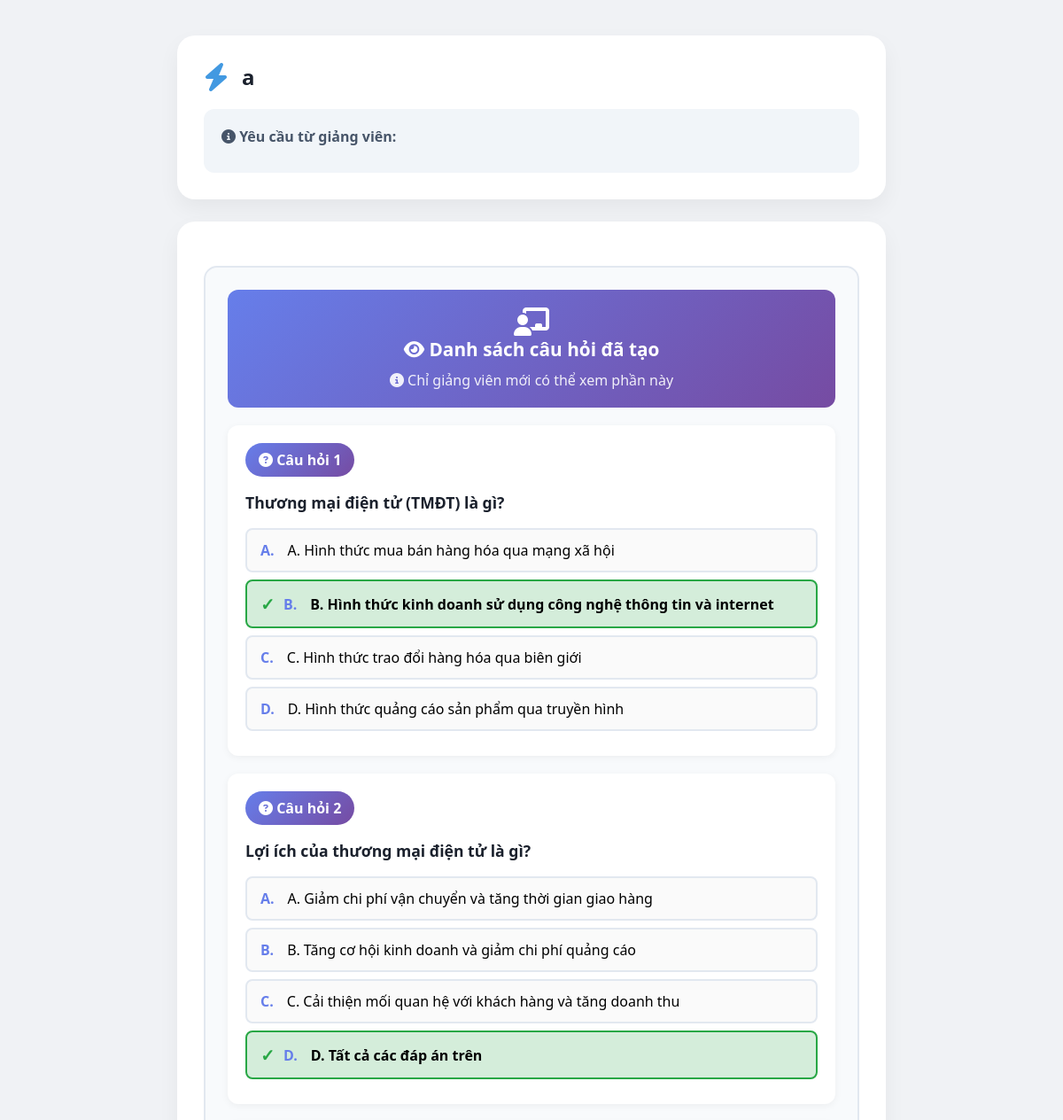
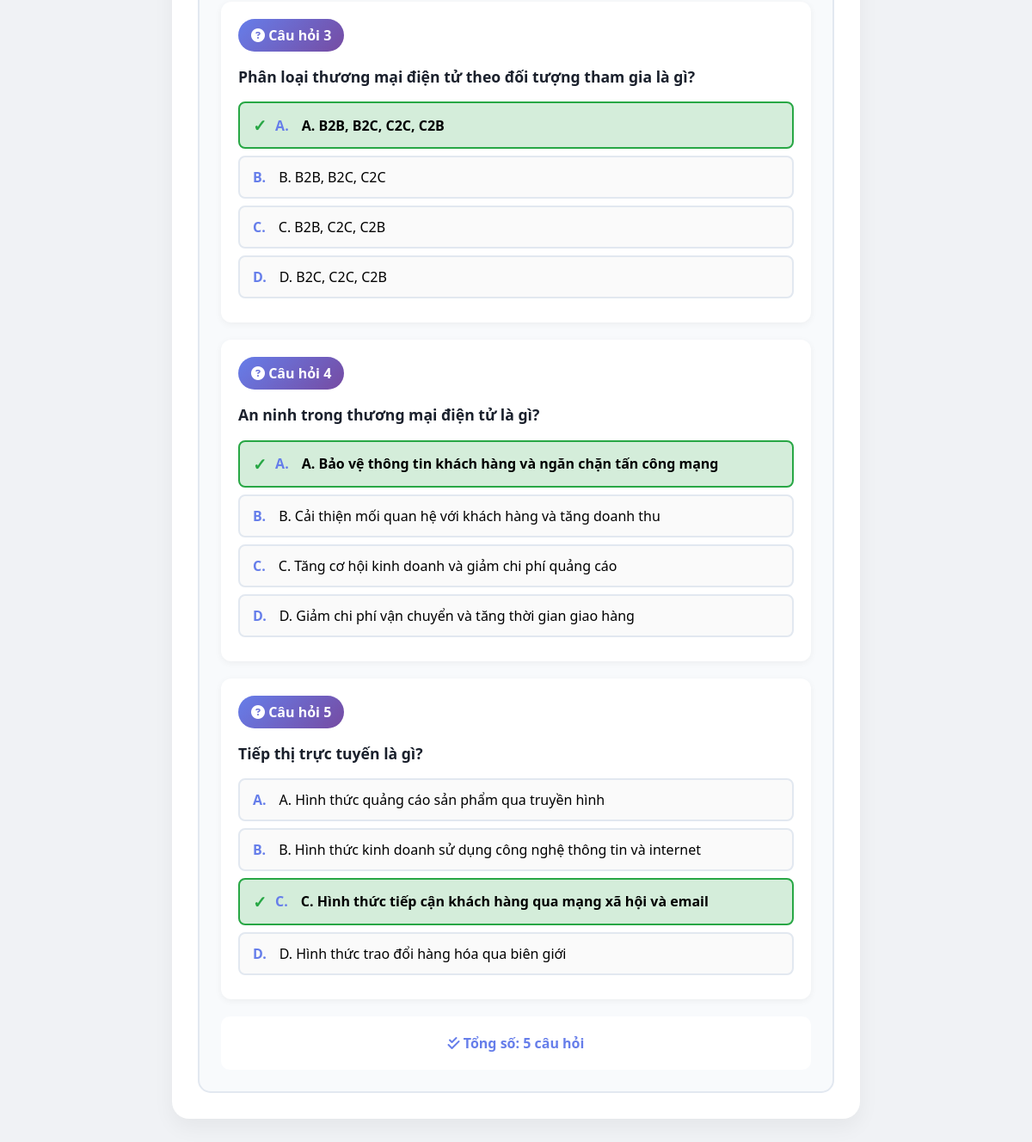
The page /modules/assignment/view_assignment_detail.php?id=26 (signed in) on the database its author committed (2 pictures, top to bottom).
### tables this page shows
CREATE TABLE `assignments` (
  `id` int(11) NOT NULL,
  `class_id` int(11) DEFAULT NULL,
  `title` varchar(255) NOT NULL,
  `content` text DEFAULT NULL,
  `type` varchar(50) DEFAULT 'quiz',
  `difficulty` enum('easy','medium','hard') DEFAULT 'medium',
  `file_url` varchar(255) DEFAULT NULL,
  `test_type` enum('quiz','essay') DEFAULT 'quiz',
  `due_date` datetime DEFAULT NULL,
  `created_at` timestamp NOT NULL DEFAULT current_timestamp(),
  `duration` int(11) DEFAULT NULL COMMENT 'Thời gian làm bài (phút)',
  `deadline` datetime DEFAULT NULL COMMENT 'Thời hạn nộp bài'
);

CREATE TABLE `quiz_questions` (
  `id` int(11) NOT NULL,
  `assignment_id` int(11) NOT NULL,
  `question_text` text NOT NULL,
  `options` longtext NOT NULL CHECK (json_valid(`options`)),
  `correct_option` int(11) NOT NULL,
  `created_at` timestamp NOT NULL DEFAULT current_timestamp()
);

### modules/assignment/view_assignment_detail.php (the view, shortened to what this page needs)
<?php
require_once __DIR__ . '/../../config/db_config.php';
mysqli_set_charset($conn, "utf8mb4");
$id_asm = isset($_GET['id']) ? intval($_GET['id']) : 0;
$sql = "SELECT a.title, a.content, a.file_url, a.type, a.duration, a.deadline, a.class_id, c.owner_id
        FROM assignments a
        JOIN classes c ON a.class_id = c.id
        WHERE a.id = $id_asm";
$res = mysqli_query($conn, $sql);
$assignment = mysqli_fetch_assoc($res);
$title    = $assignment['title'];
$type     = $assignment['type'];
$owner_id = $assignment['owner_id'];
$is_admin = (isset($_SESSION['role']) && $_SESSION['role'] == 'admin');
$is_owner = (isset($_SESSION['user_id']) && $_SESSION['user_id'] == $owner_id);
$quiz_questions = [];
if (($is_admin || $is_owner) && $type == 'quiz') {
    $sql_questions = "SELECT id, question_text, options, correct_option FROM quiz_questions WHERE assignment_id = $id_asm ORDER BY id";
    $res_questions = mysqli_query($conn, $sql_questions);
    while ($row = mysqli_fetch_assoc($res_questions)) {
        $quiz_questions[] = $row;
    }
}
?>
<!DOCTYPE html>
<html lang="vi">
<head>
    <link rel="stylesheet" href="https://cdnjs.cloudflare.com/ajax/libs/font-awesome/6.4.0/css/all.min.css">
    <link rel="stylesheet" href="/E_learning/assets/css/style.css?v=<?php echo filemtime(__DIR__ . '/../../assets/css/style.css'); ?>">
</head>
<body class="assignment-detail-page">
    <div class="container">
        <div class="card">
            <div class="assignment-header">
                <i class="fas fa-bolt fa-2x" style="color: #4299e1;"></i>
                <h2><?php echo htmlspecialchars($title); ?></h2>
            </div>
            <div style="background: #f1f5f9; padding: 20px; border-radius: 12px;">
                <p style="font-weight: 600; color: #475569;"><i class="fas fa-info-circle"></i> Yêu cầu từ giảng viên:</p>
            </div>
        </div>
        <div class="card">
            <?php if ($type == 'quiz'): ?>
                <?php if ($is_admin || $is_owner): ?>
                    <div class="teacher-review-zone">
                        <div class="review-header">
                            <i class="fas fa-chalkboard-teacher fa-2x"></i>
                            <h3><i class="fas fa-eye"></i> Danh sách câu hỏi đã tạo</h3>
                            <p><i class="fas fa-info-circle"></i> Chỉ giảng viên mới có thể xem phần này</p>
                        </div>
                        <?php if (count($quiz_questions) > 0): ?>
                            <?php
                            $question_number = 1;
                            foreach ($quiz_questions as $q):
                                $options = json_decode($q['options'], true);
                                $correct_index = $q['correct_option'];
                            ?>
                                <div class="question-review-item">
                                    <span class="question-number">
                                        <i class="fas fa-question-circle"></i> Câu hỏi <?php echo $question_number++; ?>
                                    </span>
                                    <div class="question-text">
                                        <?php echo nl2br(htmlspecialchars($q['question_text'])); ?>
                                    </div>
                                    <div style="margin-top: 15px;">
                                        <?php
                                        $option_labels = ['A', 'B', 'C', 'D', 'E', 'F'];
                                        foreach ($options as $idx => $option_text):
                                            $is_correct = ($idx == $correct_index);
                                        ?>
                                            <div class="option-item <?php echo $is_correct ? 'correct' : ''; ?>">
                                                <span class="option-label"><?php echo $option_labels[$idx]; ?>.</span>
                                                <span><?php echo htmlspecialchars($option_text); ?></span>
                                            </div>
                                        <?php endforeach; ?>
                                    </div>
                                </div>
                            <?php endforeach; ?>
                            <div style="text-align: center; padding: 20px; background: white; border-radius: 10px; margin-top: 20px;">
                                <p style="color: #667eea; font-weight: 600; margin: 0;">
                                    <i class="fas fa-check-double"></i> Tổng số: <strong><?php echo count($quiz_questions); ?> câu hỏi</strong>
                                </p>
                            </div>
                        <?php endif; ?>
                    </div>
                <?php endif;  ?>
            <?php endif; ?>
        </div>
    </div>
</body>
</html>

### assets/css/style.css (style rules this page uses)
* { margin: 0; padding: 0; box-sizing: border-box; font-family: 'Segoe UI', Tahoma, Geneva, Verdana, sans-serif; }
body.assignment-detail-page { font-family: 'Inter', sans-serif; background: #f0f2f5; padding: 40px 20px; }
body.assignment-detail-page .container { max-width: 800px; margin: auto; }
body.assignment-detail-page .card { background: white; padding: 30px; border-radius: 20px; box-shadow: 0 10px 25px rgba(0,0,0,0.05); margin-bottom: 25px; }
body.assignment-detail-page .assignment-header { display: flex; align-items: center; gap: 15px; margin-bottom: 20px; color: #1a202c; }
body.assignment-detail-page .teacher-review-zone { background: #f8fafc; padding: 25px; border-radius: 15px; border: 2px solid #e2e8f0; margin-top: 20px; }
body.assignment-detail-page .question-review-item { background: white; padding: 20px; border-radius: 12px; margin-bottom: 20px; box-shadow: 0 2px 8px rgba(0,0,0,0.05); }
body.assignment-detail-page .question-number { background: linear-gradient(135deg, #667eea 0%, #764ba2 100%); color: white; padding: 8px 15px; border-radius: 20px; font-weight: bold; display: inline-block; margin-bottom: 15px; }
body.assignment-detail-page .question-text { font-weight: 600; color: #1a202c; margin-bottom: 15px; font-size: 1.1em; line-height: 1.6; }
body.assignment-detail-page .option-item { padding: 12px 15px; margin: 8px 0; border-radius: 8px; border: 2px solid #e2e8f0; background: #fafafa; display: flex; align-items: center; gap: 10px; }
body.assignment-detail-page .option-item.correct { background: #d4edda; border-color: #28a745; font-weight: 600; }
body.assignment-detail-page .option-item.correct::before { content: "✓"; color: #28a745; font-weight: bold; font-size: 1.2em; }
body.assignment-detail-page .option-label { color: #667eea; font-weight: bold; margin-right: 5px; }
body.assignment-detail-page .review-header { background: linear-gradient(135deg, #667eea 0%, #764ba2 100%); color: white; padding: 20px; border-radius: 12px; margin-bottom: 20px; text-align: center; }
body.assignment-detail-page .review-header h3 { margin: 0; font-size: 1.3em; }
body.assignment-detail-page .review-header p { margin: 10px 0 0 0; opacity: 0.9; }

### rows shown on the page
assignments: title "a"
quiz_questions: question_text "Thương mại điện tử (TMĐT) là gì?", idx "A", options "A. Hình thức mua bán hàng hóa qua mạng xã hội", idx "B", options "B. Hình thức kinh doanh sử dụng công nghệ thông tin và internet", idx "C", options "C. Hình thức trao đổi hàng hóa qua biên giới", idx "D", options "D. Hình thức quảng cáo sản phẩm qua truyền hình"
quiz_questions: question_text "Lợi ích của thương mại điện tử là gì?", idx "A", options "A. Giảm chi phí vận chuyển và tăng thời gian giao hàng", idx "B", options "B. Tăng cơ hội kinh doanh và giảm chi phí quảng cáo", idx "C", options "C. Cải thiện mối quan hệ với khách hàng và tăng doanh thu", idx "D", options "D. Tất cả các đáp án trên"
quiz_questions: question_text "Phân loại thương mại điện tử theo đối tượng tham gia là gì?", idx "A", options "A. B2B, B2C, C2C, C2B", idx "B", options "B. B2B, B2C, C2C", idx "C", options "C. B2B, C2C, C2B", idx "D", options "D. B2C, C2C, C2B"
quiz_questions: question_text "An ninh trong thương mại điện tử là gì?", idx "A", options "A. Bảo vệ thông tin khách hàng và ngăn chặn tấn công mạng", idx "B", options "B. Cải thiện mối quan hệ với khách hàng và tăng doanh thu", idx "C", options "C. Tăng cơ hội kinh doanh và giảm chi phí quảng cáo", idx "D", options "D. Giảm chi phí vận chuyển và tăng thời gian giao hàng"
quiz_questions: question_text "Tiếp thị trực tuyến là gì?", idx "A", options "A. Hình thức quảng cáo sản phẩm qua truyền hình", idx "B", options "B. Hình thức kinh doanh sử dụng công nghệ thông tin và internet", idx "C", options "C. Hình thức tiếp cận khách hàng qua mạng xã hội và email", idx "D", options "D. Hình thức trao đổi hàng hóa qua biên giới"

### other values the page prints
count($quiz_questions) "5"
